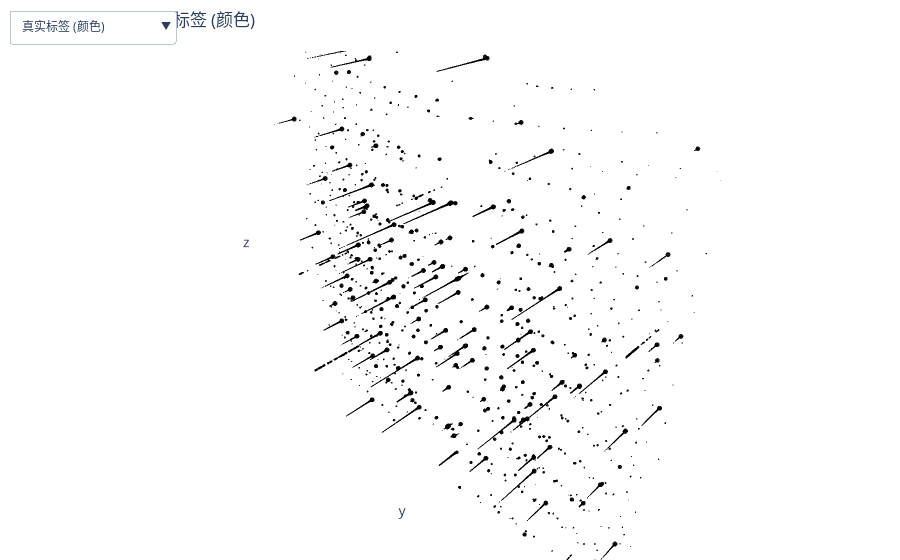
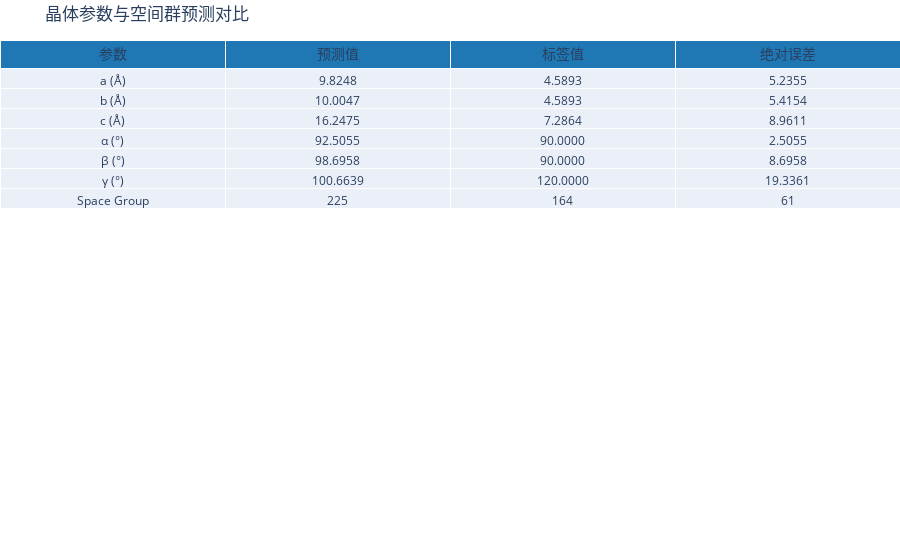
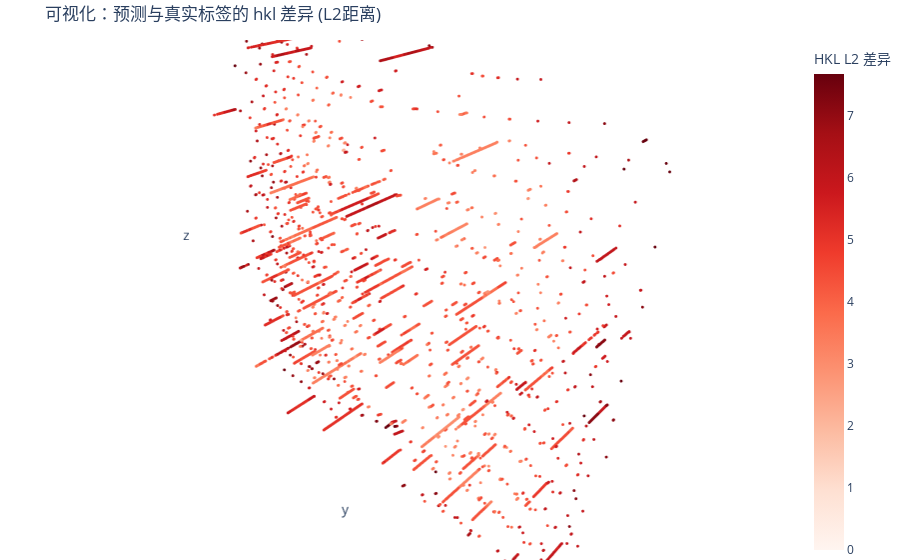

Source (notebook cell) for these figures, in order:
### Markdown cell above
### 4. 创建交互式3D可视化图表

### Code cell
# [Cell 5]

# --- 图 1：主交互式可视化图表 ---

# 定义映射函数
def hkl_to_rgb(hkl_array):
    max_val = 5.0
    offset = np.min(hkl_array) * -1
    normalized = (hkl_array + offset) / (max_val + offset + 1e-6)
    rgb_array = (np.clip(normalized, 0, 1) * 255).astype(int)
    return [f'rgb({r},{g},{b})' for r, g, b in rgb_array]

def intensity_to_size(intensities):
    min_val, max_val = intensities.min(), intensities.max()
    if max_val == min_val: return np.full_like(intensities, 4)
    normalized = (intensities - min_val) / (max_val - min_val)
    return 0 + (normalized + 0.5) ** 3

STAGES = {
    'gt_color': {'name': '真实标签 (颜色)', 'type': 'color'},
    'pred_color': {'name': '模型预测 (颜色)', 'type': 'color'},
    'gt_flow': {'name': '真实标签 (方向)', 'type': 'flow'},
    'pred_flow': {'name': '模型预测 (方向)', 'type': 'flow'},
    'p0_original': {'name': '原始点云', 'type': 'structure', 'color': 'royalblue'},
    'p0_embedding': {'name': 'Embedding Out', 'type': 'structure', 'color': 'cyan'},
    'p1_enc': {'name': 'Encoder 1', 'type': 'structure', 'color': 'darkorange'},
    'p2_enc': {'name': 'Encoder 2', 'type': 'structure', 'color': 'green'},
    'p3_enc': {'name': 'Encoder 3', 'type': 'structure', 'color': 'firebrick'},
    'p4_enc': {'name': 'Encoder 4', 'type': 'structure', 'color': 'purple'},
    'p5_enc': {'name': 'Encoder 5 (Bottleneck)', 'type': 'structure', 'color': 'saddlebrown'},
    'p4_dec': {'name': 'Decoder 4', 'type': 'structure', 'color': 'mediumpurple'},
    'p3_dec': {'name': 'Decoder 3', 'type': 'structure', 'color': 'lightcoral'},
    'p2_dec': {'name': 'Decoder 2', 'type': 'structure', 'color': 'lightgreen'},
    'p1_dec': {'name': 'Decoder 1 (Final)', 'type': 'structure', 'color': 'sandybrown'},
}
traces = []
for key, stage_info in STAGES.items():
    visible = (key == 'gt_color')
    if stage_info['type'] == 'color':
        hkl_data = vis_data['labels'] if 'gt' in key else vis_data['predictions']
        points = vis_data['p0_original']
        intns = vis_data['intensities'] # 修复：直接使用强度数据
        traces.append(go.Scatter3d(
            x=points[:, 0], y=points[:, 1], z=points[:, 2], mode='markers',
            marker=dict(size=intensity_to_size(intns), color=hkl_to_rgb(hkl_data), opacity=0.9, line=dict(width=0)),
            name=stage_info['name'],
            customdata=np.hstack((hkl_data, intns[:, np.newaxis])),
            hovertemplate='<b>hkl:</b> (%{customdata[0]}, %{customdata[1]}, %{customdata[2]})<br><b>强度:</b> %{customdata[3]:.2f}<br><b>坐标:</b> (%{x:.3f}, %{y:.3f}, %{z:.3f})<extra></extra>',
            visible=visible
        ))
    elif stage_info['type'] == 'flow':
        hkl_data = vis_data['labels'] if 'gt' in key else vis_data['predictions']
        points = vis_data['p0_original']
        intensities = vis_data['intensities'] # 修复：直接使用强度数据
        hkl_vectors = hkl_data.astype(np.float32)
        norms = np.linalg.norm(hkl_vectors, axis=1)
        non_zero_mask = norms > 1e-6
        zero_points = points[~non_zero_mask]
        traces.append(go.Scatter3d(x=zero_points[:,0], y=zero_points[:,1], z=zero_points[:,2], mode='markers', marker=dict(color='grey', size=2, opacity=0.6), hoverinfo='skip', visible=visible, name=f"{stage_info['name']} (zero hkl)"))
        if np.any(non_zero_mask):
            start_points = points[non_zero_mask]
            directions = hkl_vectors[non_zero_mask] / norms[non_zero_mask, np.newaxis]
            intensities_nz = intensities[non_zero_mask]
            lengths = 0.00 + 0.1 * (intensities_nz - intensities_nz.min()) / (intensities_nz.max() - intensities_nz.min() + 1e-6)
            end_points = start_points + directions * lengths[:, np.newaxis]
            lines_x, lines_y, lines_z = [], [], []
            for i in range(len(start_points)):
                lines_x.extend([start_points[i,0], end_points[i,0], None]); lines_y.extend([start_points[i,1], end_points[i,1], None]); lines_z.extend([start_points[i,2], end_points[i,2], None])
            intensities_repeat = np.repeat(intensities_nz, 3)
            traces.append(go.Scatter3d(x=lines_x, y=lines_y, z=lines_z, mode='lines', line=dict(width=0.4, color=intensities_repeat, colorscale='Bluered', cmin=intensities_nz.min(), cmax=intensities_nz.max()), customdata=intensities_repeat, hovertemplate='<b>强度:</b> %{customdata:.2f}<extra></extra>', visible=visible, name=f"{stage_info['name']} (vectors)"))
        else:
            traces.append(go.Scatter3d(x=[],y=[],z=[], visible=visible))
    elif stage_info['type'] == 'structure':
        if key in vis_data:
            points = vis_data[key]
            traces.append(go.Scatter3d(x=points[:, 0] * 2, y=points[:, 1], z=points[:, 2], mode='markers', marker=dict(size=1, color=stage_info['color'], opacity=0.8), name=f"{stage_info['name']} ({len(points)} points)", visible=visible))
        else:
            print(f"警告: 在vis_data中未找到键 '{key}'，跳过此阶段。"); traces.append(go.Scatter3d(x=[], y=[], z=[], visible=visible))

fig = go.Figure(data=traces)
buttons = []
trace_counter = 0
for key, stage_info in STAGES.items():
    visibility = [False] * len(traces)
    num_traces = 2 if stage_info['type'] == 'flow' else 1
    for i in range(num_traces):
        if trace_counter + i < len(traces): visibility[trace_counter + i] = True
    trace_counter += num_traces
    buttons.append(dict(label=stage_info['name'], method='update', args=[{'visible': visibility}, {'title': f"当前可视化: {stage_info['name']}"}]))
fig.update_layout(
    title_text="当前可视化: 真实标签 (颜色)",
    updatemenus=[dict(active=0, buttons=buttons, direction="down", pad={"r": 10, "t": 10}, showactive=True, x=0.01, xanchor="left", y=1.1, yanchor="top")],
    scene=dict(
        xaxis=dict(showgrid=False, zeroline=False, showticklabels=False, showspikes=False, showbackground=False, ticks=''),
        yaxis=dict(showgrid=False, zeroline=False, showticklabels=False, showspikes=False, showbackground=False, ticks=''),
        zaxis=dict(showgrid=False, zeroline=False, showticklabels=False, showspikes=False, showbackground=False, ticks=''),
        aspectmode='data'
    ),
    margin=dict(l=0, r=0, b=0, t=40),
    legend=dict(orientation="h", yanchor="bottom", y=0.01, xanchor="right", x=1)
)
fig.show()


# --- 新增 图 2：晶体参数与空间群对比表 ---
param_labels = ['a (Å)', 'b (Å)', 'c (Å)', 'α (°)', 'β (°)', 'γ (°)', 'Space Group']
param_pred = list(np.round(vis_data['lattice_pred'], 4)) + [int(vis_data['sg_pred'] + 1)]
param_label = list(np.round(vis_data['lattice_label'], 4)) + [int(vis_data['sg_label'] + 1)]
param_error = list(np.round(np.abs(vis_data['lattice_pred'] - vis_data['lattice_label']), 4)) + [abs(int(vis_data['sg_pred'] - vis_data['sg_label']))]

table_fig = go.Figure(data=[go.Table(
    columnwidth=[140, 140, 140, 140],
    header=dict(values=['参数', '预测值', '标签值', '绝对误差'], align='center', font=dict(size=14), fill_color='#1f77b4'),
    cells=dict(
        values=[
            param_labels,
            [f"{v:.4f}" if i < 6 else str(v) for i, v in enumerate(param_pred)],
            [f"{v:.4f}" if i < 6 else str(v) for i, v in enumerate(param_label)],
            [f"{v:.4f}" if i < 6 else str(v) for i, v in enumerate(param_error)],
        ],
        align='center',
        font=dict(size=12)
    )
)])
table_fig.update_layout(title='晶体参数与空间群预测对比', margin=dict(l=0, r=0, b=0, t=40))
table_fig.show()


# --- 新增 图 3：可视化 Label 与 Output 的 hkl 差异 ---
preds = vis_data['predictions']
labels = vis_data['labels']
points = vis_data['p0_original']

# 计算 L2 差异（实际为欧氏距离）
l2_diff = np.linalg.norm(preds - labels, axis=1)
max_diff = l2_diff.max() if l2_diff.size > 0 else 0.0
color_scale_max = max_diff if max_diff > 0 else 1.0

fig_diff = go.Figure()
fig_diff.add_trace(go.Scatter3d(
    x=points[:, 0], y=points[:, 1], z=points[:, 2],
    mode='markers',
    marker=dict(
        size=1,
        color=l2_diff,
        colorscale='Reds',
        cmin=0,
        cmax=color_scale_max,
        colorbar=dict(title="HKL L2 差异"),
        line=dict(width=0)
    ),
    customdata=np.hstack((preds, labels, l2_diff[:, np.newaxis])),
    hovertemplate=(
        '<b>Pred:</b> (%{customdata[0]}, %{customdata[1]}, %{customdata[2]})<br>'
        '<b>Label:</b> (%{customdata[3]}, %{customdata[4]}, %{customdata[5]})<br>'
        '<b>L2 Diff:</b> %{customdata[6]:.2f}<br>'
        '<b>Coord:</b> (%{x:.3f}, %{y:.3f}, %{z:.3f})<extra></extra>'
    ),
    name='HKL Difference'
))
fig_diff.update_layout(
    title='可视化：预测与真实标签的 hkl 差异 (L2距离)',
    scene=dict(
        xaxis=dict(showgrid=False, zeroline=False, showticklabels=False, showspikes=False, showbackground=False, ticks=''),
        yaxis=dict(showgrid=False, zeroline=False, showticklabels=False, showspikes=False, showbackground=False, ticks=''),
        zaxis=dict(showgrid=False, zeroline=False, showticklabels=False, showspikes=False, showbackground=False, ticks=''),
        aspectmode='data'
    ),
    margin=dict(l=0, r=0, b=0, t=40)
)
fig_diff.show()

### Figure 1 — Plotly figure (JSON) as saved in the notebook; plotly's stock layout.template omitted (floating-point values rounded to 4 significant figures; data arrays with more than 128 entries replaced by an {"elided": "..."} marker saying what was removed)
{"data": [{"customdata": {"elided": "5289x4 float values"}, "hovertemplate": "<b>hkl:</b> (%{customdata[0]}, %{customdata[1]}, %{customdata[2]})<br><b>强度:</b> %{customdata[3]:.2f}<br><b>坐标:</b> (%{x:.3f}, %{y:.3f}, %{z:.3f})<extra></extra>", "marker": {"color": {"elided": "5289 str values"}, "line": {"width": 0}, "opacity": 0.9, "size": {"elided": "5289 float values"}}, "mode": "markers", "name": "真实标签 (颜色)", "type": "scatter3d", "visible": true, "x": {"elided": "5289 float values"}, "y": {"elided": "5289 float values"}, "z": {"elided": "5289 float values"}}, {"customdata": {"elided": "5289x4 float values"}, "hovertemplate": "<b>hkl:</b> (%{customdata[0]}, %{customdata[1]}, %{customdata[2]})<br><b>强度:</b> %{customdata[3]:.2f}<br><b>坐标:</b> (%{x:.3f}, %{y:.3f}, %{z:.3f})<extra></extra>", "marker": {"color": {"elided": "5289 str values"}, "line": {"width": 0}, "opacity": 0.9, "size": {"elided": "5289 float values"}}, "mode": "markers", "name": "模型预测 (颜色)", "type": "scatter3d", "visible": false, "x": {"elided": "5289 float values"}, "y": {"elided": "5289 float values"}, "z": {"elided": "5289 float values"}}, {"hoverinfo": "skip", "marker": {"color": "grey", "opacity": 0.6, "size": 2}, "mode": "markers", "name": "真实标签 (方向) (zero hkl)", "type": "scatter3d", "visible": false, "x": {"elided": "5289 float values"}, "y": {"elided": "5289 float values"}, "z": {"elided": "5289 float values"}}, {"type": "scatter3d", "visible": false, "x": [], "y": [], "z": []}, {"hoverinfo": "skip", "marker": {"color": "grey", "opacity": 0.6, "size": 2}, "mode": "markers", "name": "模型预测 (方向) (zero hkl)", "type": "scatter3d", "visible": false, "x": [], "y": [], "z": []}, {"customdata": {"elided": "15867 float values"}, "hovertemplate": "<b>强度:</b> %{customdata:.2f}<extra></extra>", "line": {"cmax": 11.01, "cmin": 0, "color": {"elided": "15867 float values"}, "colorscale": [[0, "rgb(0,0,255)"], [1, "rgb(255,0,0)"]], "width": 0.4}, "mode": "lines", "name": "模型预测 (方向) (vectors)", "type": "scatter3d", "visible": false, "x": {"elided": "15867 float values"}, "y": {"elided": "15867 float values"}, "z": {"elided": "15867 float values"}}, {"marker": {"color": "royalblue", "opacity": 0.8, "size": 1}, "mode": "markers", "name": "原始点云 (5289 points)", "type": "scatter3d", "visible": false, "x": {"elided": "5289 float values"}, "y": {"elided": "5289 float values"}, "z": {"elided": "5289 float values"}}, {"marker": {"color": "cyan", "opacity": 0.8, "size": 1}, "mode": "markers", "name": "Embedding Out (5289 points)", "type": "scatter3d", "visible": false, "x": {"elided": "5289 float values"}, "y": {"elided": "5289 float values"}, "z": {"elided": "5289 float values"}}, {"marker": {"color": "darkorange", "opacity": 0.8, "size": 1}, "mode": "markers", "name": "Encoder 1 (5289 points)", "type": "scatter3d", "visible": false, "x": {"elided": "5289 float values"}, "y": {"elided": "5289 float values"}, "z": {"elided": "5289 float values"}}, {"marker": {"color": "green", "opacity": 0.8, "size": 1}, "mode": "markers", "name": "Encoder 2 (1172 points)", "type": "scatter3d", "visible": false, "x": {"elided": "1172 float values"}, "y": {"elided": "1172 float values"}, "z": {"elided": "1172 float values"}}, {"marker": {"color": "firebrick", "opacity": 0.8, "size": 1}, "mode": "markers", "name": "Encoder 3 (893 points)", "type": "scatter3d", "visible": false, "x": {"elided": "893 float values"}, "y": {"elided": "893 float values"}, "z": {"elided": "893 float values"}}, {"marker": {"color": "purple", "opacity": 0.8, "size": 1}, "mode": "markers", "name": "Encoder 4 (315 points)", "type": "scatter3d", "visible": false, "x": {"elided": "315 float values"}, "y": {"elided": "315 float values"}, "z": {"elided": "315 float values"}}, {"marker": {"color": "saddlebrown", "opacity": 0.8, "size": 1}, "mode": "markers", "name": "Encoder 5 (Bottleneck) (77 points)", "type": "scatter3d", "visible": false, "x": [0.1206, 0.146, 0.1512, 0.1448, 0.3292, 0.3292, 0.3296, 0.3292, 0.1423, 0.1365, 0.1522, 0.1579, 0.3292, 0.3292, 0.3282, 0.1335, 0.1689, 0.1931, 0.1803, 0.3287, 0.3292, 0.3292, 0.3306, 0.1712, 0.1718, 0.1881, 0.1363, 0.3292, 0.325, 0.1381, 0.1265, 0.1507, 0.152, 0.3295, 0.3292, 0.08785, 0.1542, 0.1389, 0.1879, 0.1608, 0.3292, 0.3278, 0.1364, 0.1852, 0.3292, 0.2036, 0.1774, 0.2316, 0.2047, 0.3299, 0.3295, 0.3306, 0.3292, 0.1854, 0.1827, 0.1834, 0.184, 0.3292, 0.3292, 0.3292, 0.2042, 0.2685, 0.2088, 0.1934, 0.3278, 0.1859, 0.1923, 0.2022, 0.2215, 0.3313, 0.3278, 0.3282, 0.3306, 0.1639, 0.2556, 0.1955, 0.2917], "y": [0.09272, 0.08698, 0.2358, 0.2478, 0.05838, 0.1359, 0.1848, 0.2975, 0.08559, 0.08535, 0.2397, 0.2483, 0.09003, 0.2792, 0.2402, 0.392, 0.3904, 0.577, 0.6033, 0.338, 0.4098, 0.5471, 0.5728, 0.3949, 0.3938, 0.5915, 0.5694, 0.542, 0.4942, 0.08855, 0.09609, 0.2566, 0.2509, 0.2696, 0.2884, 0.262, 0.4003, 0.3969, 0.5972, 0.5868, 0.4447, 0.6091, 0.4266, 0.5537, 0.554, 0.7352, 0.7301, 0.9006, 0.8775, 0.6935, 0.7275, 0.8104, 0.8546, 0.7294, 0.7289, 0.8831, 0.8812, 0.7147, 0.7088, 0.851, 0.9702, 0.9841, 0.9761, 0.9738, 0.9734, 0.7263, 0.7243, 0.8796, 0.8805, 0.7242, 0.6743, 0.8629, 0.9337, 0.7243, 0.8893, 0.973, 0.9865], "z": [0.09393, 0.242, 0.09006, 0.2463, 0.1026, 0.2843, 0.0176, 0.2641, 0.4032, 0.5573, 0.4016, 0.5531, 0.5225, 0.4221, 0.5518, 0.08397, 0.2403, 0.09584, 0.2515, 0.06868, 0.2257, 0.1214, 0.2639, 0.4127, 0.5663, 0.4018, 0.5803, 0.4119, 0.5506, 0.7165, 0.8841, 0.7157, 0.8844, 0.6685, 0.9429, 0.9915, 0.7158, 0.8551, 0.7233, 0.8688, 0.6994, 0.7813, 0.9883, 0.9847, 0.9843, 0.09335, 0.2427, 0.09774, 0.2498, 0.118, 0.2887, 0.009363, 0.272, 0.4093, 0.565, 0.3988, 0.5624, 0.4182, 0.5831, 0.5472, 0.08916, 0.2568, 0.4052, 0.5533, 0.5639, 0.73, 0.8914, 0.7105, 0.8681, 0.7575, 0.8742, 0.7245, 0.8163, 0.9768, 0.9677, 0.7146, 0.8965]}, {"marker": {"color": "mediumpurple", "opacity": 0.8, "size": 1}, "mode": "markers", "name": "Decoder 4 (315 points)", "type": "scatter3d", "visible": false, "x": {"elided": "315 float values"}, "y": {"elided": "315 float values"}, "z": {"elided": "315 float values"}}, {"marker": {"color": "lightcoral", "opacity": 0.8, "size": 1}, "mode": "markers", "name": "Decoder 3 (893 points)", "type": "scatter3d", "visible": false, "x": {"elided": "893 float values"}, "y": {"elided": "893 float values"}, "z": {"elided": "893 float values"}}, {"marker": {"color": "lightgreen", "opacity": 0.8, "size": 1}, "mode": "markers", "name": "Decoder 2 (1172 points)", "type": "scatter3d", "visible": false, "x": {"elided": "1172 float values"}, "y": {"elided": "1172 float values"}, "z": {"elided": "1172 float values"}}, {"marker": {"color": "sandybrown", "opacity": 0.8, "size": 1}, "mode": "markers", "name": "Decoder 1 (Final) (5289 points)", "type": "scatter3d", "visible": false, "x": {"elided": "5289 float values"}, "y": {"elided": "5289 float values"}, "z": {"elided": "5289 float values"}}], "layout": {"legend": {"orientation": "h", "x": 1, "xanchor": "right", "y": 0.01, "yanchor": "bottom"}, "margin": {"b": 0, "l": 0, "r": 0, "t": 40}, "scene": {"aspectmode": "data", "xaxis": {"showbackground": false, "showgrid": false, "showspikes": false, "showticklabels": false, "ticks": "", "zeroline": false}, "yaxis": {"showbackground": false, "showgrid": false, "showspikes": false, "showticklabels": false, "ticks": "", "zeroline": false}, "zaxis": {"showbackground": false, "showgrid": false, "showspikes": false, "showticklabels": false, "ticks": "", "zeroline": false}}, "title": {"text": "当前可视化: 真实标签 (颜色)"}, "updatemenus": [{"active": 0, "buttons": [{"args": [{"visible": [true, false, false, false, false, false, false, false, false, false, false, false, false, false, false, false, false]}, {"title": "当前可视化: 真实标签 (颜色)"}], "label": "真实标签 (颜色)", "method": "update"}, {"args": [{"visible": [false, true, false, false, false, false, false, false, false, false, false, false, false, false, false, false, false]}, {"title": "当前可视化: 模型预测 (颜色)"}], "label": "模型预测 (颜色)", "method": "update"}, {"args": [{"visible": [false, false, true, true, false, false, false, false, false, false, false, false, false, false, false, false, false]}, {"title": "当前可视化: 真实标签 (方向)"}], "label": "真实标签 (方向)", "method": "update"}, {"args": [{"visible": [false, false, false, false, true, true, false, false, false, false, false, false, false, false, false, false, false]}, {"title": "当前可视化: 模型预测 (方向)"}], "label": "模型预测 (方向)", "method": "update"}, {"args": [{"visible": [false, false, false, false, false, false, true, false, false, false, false, false, false, false, false, false, false]}, {"title": "当前可视化: 原始点云"}], "label": "原始点云", "method": "update"}, {"args": [{"visible": [false, false, false, false, false, false, false, true, false, false, false, false, false, false, false, false, false]}, {"title": "当前可视化: Embedding Out"}], "label": "Embedding Out", "method": "update"}, {"args": [{"visible": [false, false, false, false, false, false, false, false, true, false, false, false, false, false, false, false, false]}, {"title": "当前可视化: Encoder 1"}], "label": "Encoder 1", "method": "update"}, {"args": [{"visible": [false, false, false, false, false, false, false, false, false, true, false, false, false, false, false, false, false]}, {"title": "当前可视化: Encoder 2"}], "label": "Encoder 2", "method": "update"}, {"args": [{"visible": [false, false, false, false, false, false, false, false, false, false, true, false, false, false, false, false, false]}, {"title": "当前可视化: Encoder 3"}], "label": "Encoder 3", "method": "update"}, {"args": [{"visible": [false, false, false, false, false, false, false, false, false, false, false, true, false, false, false, false, false]}, {"title": "当前可视化: Encoder 4"}], "label": "Encoder 4", "method": "update"}, {"args": [{"visible": [false, false, false, false, false, false, false, false, false, false, false, false, true, false, false, false, false]}, {"title": "当前可视化: Encoder 5 (Bottleneck)"}], "label": "Encoder 5 (Bottleneck)", "method": "update"}, {"args": [{"visible": [false, false, false, false, false, false, false, false, false, false, false, false, false, true, false, false, false]}, {"title": "当前可视化: Decoder 4"}], "label": "Decoder 4", "method": "update"}, {"args": [{"visible": [false, false, false, false, false, false, false, false, false, false, false, false, false, false, true, false, false]}, {"title": "当前可视化: Decoder 3"}], "label": "Decoder 3", "method": "update"}, {"args": [{"visible": [false, false, false, false, false, false, false, false, false, false, false, false, false, false, false, true, false]}, {"title": "当前可视化: Decoder 2"}], "label": "Decoder 2", "method": "update"}, {"args": [{"visible": [false, false, false, false, false, false, false, false, false, false, false, false, false, false, false, false, true]}, {"title": "当前可视化: Decoder 1 (Final)"}], "label": "Decoder 1 (Final)", "method": "update"}], "direction": "down", "pad": {"r": 10, "t": 10}, "showactive": true, "x": 0.01, "xanchor": "left", "y": 1.1, "yanchor": "top"}]}}

### Figure 2 — Plotly figure (JSON) as saved in the notebook; plotly's stock layout.template omitted (floating-point values rounded to 4 significant figures)
{"data": [{"cells": {"align": "center", "font": {"size": 12}, "values": [["a (Å)", "b (Å)", "c (Å)", "α (°)", "β (°)", "γ (°)", "Space Group"], ["9.8248", "10.0047", "16.2475", "92.5055", "98.6958", "100.6639", "225"], ["4.5893", "4.5893", "7.2864", "90.0000", "90.0000", "120.0000", "164"], ["5.2355", "5.4154", "8.9611", "2.5055", "8.6958", "19.3361", "61"]]}, "columnwidth": [140, 140, 140, 140], "header": {"align": "center", "fill": {"color": "#1f77b4"}, "font": {"size": 14}, "values": ["参数", "预测值", "标签值", "绝对误差"]}, "type": "table"}], "layout": {"margin": {"b": 0, "l": 0, "r": 0, "t": 40}, "title": {"text": "晶体参数与空间群预测对比"}}}

### Figure 3 — Plotly figure (JSON) as saved in the notebook; plotly's stock layout.template omitted (floating-point values rounded to 4 significant figures; data arrays with more than 128 entries replaced by an {"elided": "..."} marker saying what was removed)
{"data": [{"customdata": {"elided": "5289x7 float values"}, "hovertemplate": "<b>Pred:</b> (%{customdata[0]}, %{customdata[1]}, %{customdata[2]})<br><b>Label:</b> (%{customdata[3]}, %{customdata[4]}, %{customdata[5]})<br><b>L2 Diff:</b> %{customdata[6]:.2f}<br><b>Coord:</b> (%{x:.3f}, %{y:.3f}, %{z:.3f})<extra></extra>", "marker": {"cmax": 7.681, "cmin": 0, "color": {"elided": "5289 float values"}, "colorbar": {"title": {"text": "HKL L2 差异"}}, "colorscale": [[0, "rgb(255,245,240)"], [0.125, "rgb(254,224,210)"], [0.25, "rgb(252,187,161)"], [0.375, "rgb(252,146,114)"], [0.5, "rgb(251,106,74)"], [0.625, "rgb(239,59,44)"], [0.75, "rgb(203,24,29)"], [0.875, "rgb(165,15,21)"], [1, "rgb(103,0,13)"]], "line": {"width": 0}, "size": 1}, "mode": "markers", "name": "HKL Difference", "type": "scatter3d", "x": {"elided": "5289 float values"}, "y": {"elided": "5289 float values"}, "z": {"elided": "5289 float values"}}], "layout": {"margin": {"b": 0, "l": 0, "r": 0, "t": 40}, "scene": {"aspectmode": "data", "xaxis": {"showbackground": false, "showgrid": false, "showspikes": false, "showticklabels": false, "ticks": "", "zeroline": false}, "yaxis": {"showbackground": false, "showgrid": false, "showspikes": false, "showticklabels": false, "ticks": "", "zeroline": false}, "zaxis": {"showbackground": false, "showgrid": false, "showspikes": false, "showticklabels": false, "ticks": "", "zeroline": false}}, "title": {"text": "可视化：预测与真实标签的 hkl 差异 (L2距离)"}}}
